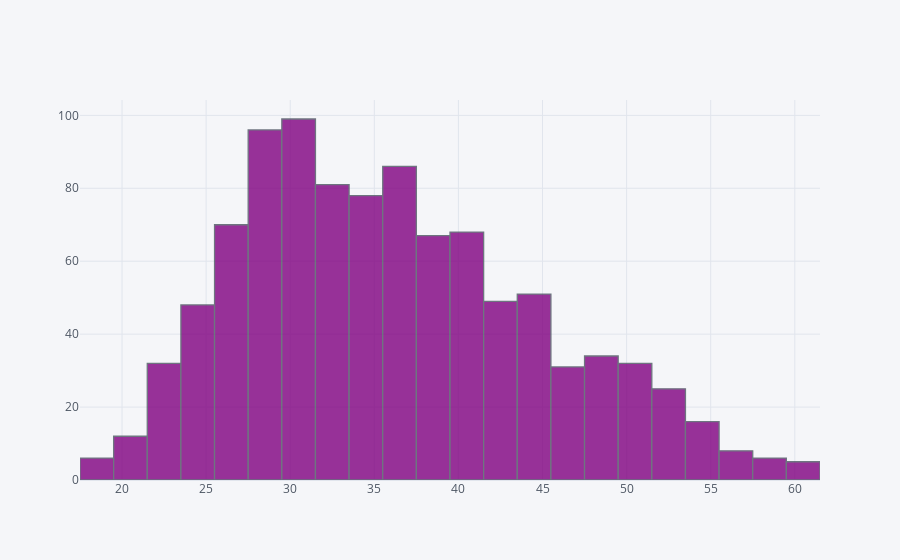

Here is the notebook cell this chart was saved with:
### Code cell
advert['Age'].iplot(kind = 'hist',bins = 30,color = 'purple')


## Interactive Histogram using Cufflinks

### Figure 1 — Plotly figure (JSON) as saved in the notebook; plotly's stock layout.template omitted (floating-point values rounded to 4 significant figures; data arrays with more than 128 entries replaced by an {"elided": "..."} marker saying what was removed)
{"data": [{"histfunc": "count", "histnorm": "", "marker": {"color": "rgba(128, 0, 128, 1.0)", "line": {"color": "#4D5663", "width": 1.3}}, "name": "Age", "nbinsx": 30, "opacity": 0.8, "orientation": "v", "type": "histogram", "x": {"elided": "1000 int values"}}], "layout": {"barmode": "overlay", "legend": {"bgcolor": "#F5F6F9", "font": {"color": "#4D5663"}}, "paper_bgcolor": "#F5F6F9", "plot_bgcolor": "#F5F6F9", "title": {"font": {"color": "#4D5663"}}, "xaxis": {"gridcolor": "#E1E5ED", "showgrid": true, "tickfont": {"color": "#4D5663"}, "title": {"font": {"color": "#4D5663"}, "text": ""}, "zerolinecolor": "#E1E5ED"}, "yaxis": {"gridcolor": "#E1E5ED", "showgrid": true, "tickfont": {"color": "#4D5663"}, "title": {"font": {"color": "#4D5663"}, "text": ""}, "zerolinecolor": "#E1E5ED"}}}
